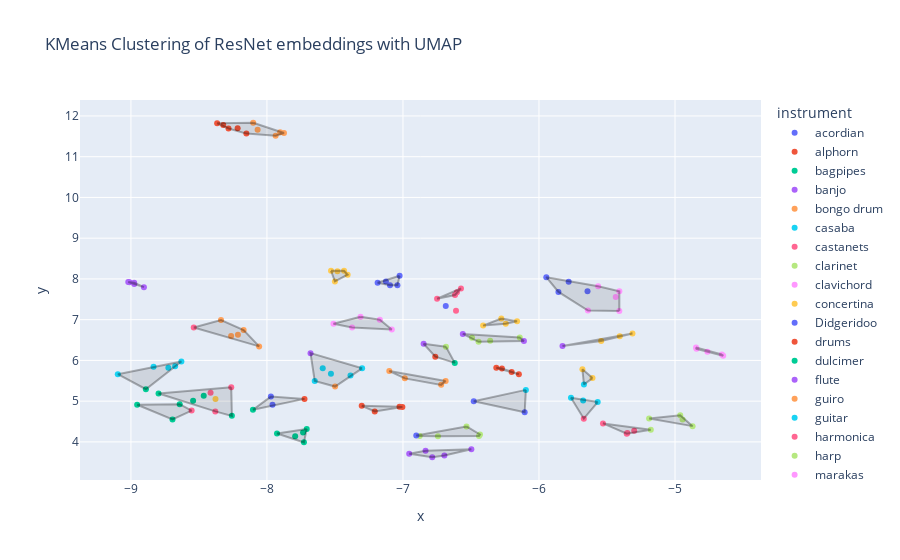

Notebook cell for this chart:
### Code cell
show_clusters(df_embeddings, 'KMeans Clustering of ResNet embeddings with UMAP', 'KMeans')

### Figure 1 — Plotly figure (JSON) as saved in the notebook; plotly's stock layout.template omitted (floating-point values rounded to 4 significant figures)
{"data": [{"hovertemplate": "instrument=acordian<br>x=%{x}<br>y=%{y}<extra></extra>", "legendgroup": "acordian", "marker": {"color": "#636efa", "symbol": "circle"}, "mode": "markers", "name": "acordian", "orientation": "v", "showlegend": true, "type": "scatter", "x": [-7.186, -7.041, -7.125, -7.025, -7.095], "xaxis": "x", "y": [7.908, 7.843, 7.938, 8.078, 7.843], "yaxis": "y"}, {"hovertemplate": "instrument=alphorn<br>x=%{x}<br>y=%{y}<extra></extra>", "legendgroup": "alphorn", "marker": {"color": "#EF553B", "symbol": "circle"}, "mode": "markers", "name": "alphorn", "orientation": "v", "showlegend": true, "type": "scatter", "x": [-7.026, -7.207, -7.724, -7.004, -7.303], "xaxis": "x", "y": [4.863, 4.748, 5.056, 4.859, 4.886], "yaxis": "y"}, {"hovertemplate": "instrument=bagpipes<br>x=%{x}<br>y=%{y}<extra></extra>", "legendgroup": "bagpipes", "marker": {"color": "#00cc96", "symbol": "circle"}, "mode": "markers", "name": "bagpipes", "orientation": "v", "showlegend": true, "type": "scatter", "x": [-7.728, -7.792, -7.708, -7.734, -7.926], "xaxis": "x", "y": [3.989, 4.136, 4.319, 4.23, 4.207], "yaxis": "y"}, {"hovertemplate": "instrument=banjo<br>x=%{x}<br>y=%{y}<extra></extra>", "legendgroup": "banjo", "marker": {"color": "#ab63fa", "symbol": "circle"}, "mode": "markers", "name": "banjo", "orientation": "v", "showlegend": true, "type": "scatter", "x": [-8.976, -8.976, -9.02, -9.01, -8.904], "xaxis": "x", "y": [7.874, 7.905, 7.925, 7.919, 7.798], "yaxis": "y"}, {"hovertemplate": "instrument=bongo drum<br>x=%{x}<br>y=%{y}<extra></extra>", "legendgroup": "bongo drum", "marker": {"color": "#FFA15A", "symbol": "circle"}, "mode": "markers", "name": "bongo drum", "orientation": "v", "showlegend": true, "type": "scatter", "x": [-7.875, -8.101, -8.069, -7.936, -7.903], "xaxis": "x", "y": [11.58, 11.83, 11.66, 11.51, 11.6], "yaxis": "y"}, {"hovertemplate": "instrument=casaba<br>x=%{x}<br>y=%{y}<extra></extra>", "legendgroup": "casaba", "marker": {"color": "#19d3f3", "symbol": "circle"}, "mode": "markers", "name": "casaba", "orientation": "v", "showlegend": true, "type": "scatter", "x": [-7.59, -7.3, -7.529, -7.386, -7.649], "xaxis": "x", "y": [5.806, 5.806, 5.675, 5.628, 5.497], "yaxis": "y"}, {"hovertemplate": "instrument=castanets<br>x=%{x}<br>y=%{y}<extra></extra>", "legendgroup": "castanets", "marker": {"color": "#FF6692", "symbol": "circle"}, "mode": "markers", "name": "castanets", "orientation": "v", "showlegend": true, "type": "scatter", "x": [-8.538, -8.554, -8.262, -8.414, -8.38], "xaxis": "x", "y": [6.809, 4.769, 5.34, 5.204, 4.748], "yaxis": "y"}, {"hovertemplate": "instrument=clarinet<br>x=%{x}<br>y=%{y}<extra></extra>", "legendgroup": "clarinet", "marker": {"color": "#B6E880", "symbol": "circle"}, "mode": "markers", "name": "clarinet", "orientation": "v", "showlegend": true, "type": "scatter", "x": [-6.743, -6.441, -6.877, -6.434, -6.533], "xaxis": "x", "y": [4.136, 4.143, 4.143, 4.181, 4.38], "yaxis": "y"}, {"hovertemplate": "instrument=clavichord<br>x=%{x}<br>y=%{y}<extra></extra>", "legendgroup": "clavichord", "marker": {"color": "#FF97FF", "symbol": "circle"}, "mode": "markers", "name": "clavichord", "orientation": "v", "showlegend": true, "type": "scatter", "x": [-5.565, -5.409, -5.64, -5.435, -5.409], "xaxis": "x", "y": [7.818, 7.698, 7.223, 7.554, 7.215], "yaxis": "y"}, {"hovertemplate": "instrument=concertina<br>x=%{x}<br>y=%{y}<extra></extra>", "legendgroup": "concertina", "marker": {"color": "#FECB52", "symbol": "circle"}, "mode": "markers", "name": "concertina", "orientation": "v", "showlegend": true, "type": "scatter", "x": [-7.433, -7.5, -7.407, -7.529, -7.482], "xaxis": "x", "y": [8.199, 7.94, 8.105, 8.201, 8.187], "yaxis": "y"}, {"hovertemplate": "instrument=Didgeridoo<br>x=%{x}<br>y=%{y}<extra></extra>", "legendgroup": "Didgeridoo", "marker": {"color": "#636efa", "symbol": "circle"}, "mode": "markers", "name": "Didgeridoo", "orientation": "v", "showlegend": true, "type": "scatter", "x": [-6.48, -6.902, -6.105, -7.959, -7.971], "xaxis": "x", "y": [4.997, 4.157, 4.728, 4.912, 5.111], "yaxis": "y"}, {"hovertemplate": "instrument=drums<br>x=%{x}<br>y=%{y}<extra></extra>", "legendgroup": "drums", "marker": {"color": "#EF553B", "symbol": "circle"}, "mode": "markers", "name": "drums", "orientation": "v", "showlegend": true, "type": "scatter", "x": [-8.321, -8.215, -8.282, -8.151, -8.366], "xaxis": "x", "y": [11.78, 11.7, 11.69, 11.57, 11.82], "yaxis": "y"}, {"hovertemplate": "instrument=dulcimer<br>x=%{x}<br>y=%{y}<extra></extra>", "legendgroup": "dulcimer", "marker": {"color": "#00cc96", "symbol": "circle"}, "mode": "markers", "name": "dulcimer", "orientation": "v", "showlegend": true, "type": "scatter", "x": [-8.89, -8.465, -8.797, -6.619, -8.954], "xaxis": "x", "y": [5.292, 5.133, 5.189, 5.939, 4.911], "yaxis": "y"}, {"hovertemplate": "instrument=flute<br>x=%{x}<br>y=%{y}<extra></extra>", "legendgroup": "flute", "marker": {"color": "#ab63fa", "symbol": "circle"}, "mode": "markers", "name": "flute", "orientation": "v", "showlegend": true, "type": "scatter", "x": [-6.695, -6.834, -6.785, -6.497, -6.954], "xaxis": "x", "y": [3.667, 3.782, 3.623, 3.822, 3.707], "yaxis": "y"}, {"hovertemplate": "instrument=guiro<br>x=%{x}<br>y=%{y}<extra></extra>", "legendgroup": "guiro", "marker": {"color": "#FFA15A", "symbol": "circle"}, "mode": "markers", "name": "guiro", "orientation": "v", "showlegend": true, "type": "scatter", "x": [-7.499, -6.686, -7.1, -6.719, -6.986], "xaxis": "x", "y": [5.359, 5.496, 5.738, 5.4, 5.559], "yaxis": "y"}, {"hovertemplate": "instrument=guitar<br>x=%{x}<br>y=%{y}<extra></extra>", "legendgroup": "guitar", "marker": {"color": "#19d3f3", "symbol": "circle"}, "mode": "markers", "name": "guitar", "orientation": "v", "showlegend": true, "type": "scatter", "x": [-8.834, -8.675, -8.629, -8.725, -9.097], "xaxis": "x", "y": [5.844, 5.856, 5.973, 5.821, 5.662], "yaxis": "y"}, {"hovertemplate": "instrument=harmonica<br>x=%{x}<br>y=%{y}<extra></extra>", "legendgroup": "harmonica", "marker": {"color": "#FF6692", "symbol": "circle"}, "mode": "markers", "name": "harmonica", "orientation": "v", "showlegend": true, "type": "scatter", "x": [-6.617, -6.749, -6.61, -6.603, -6.574], "xaxis": "x", "y": [7.604, 7.515, 7.218, 7.673, 7.768], "yaxis": "y"}, {"hovertemplate": "instrument=harp<br>x=%{x}<br>y=%{y}<extra></extra>", "legendgroup": "harp", "marker": {"color": "#B6E880", "symbol": "circle"}, "mode": "markers", "name": "harp", "orientation": "v", "showlegend": true, "type": "scatter", "x": [-6.359, -6.492, -6.141, -6.684, -6.444], "xaxis": "x", "y": [6.481, 6.556, 6.563, 6.337, 6.456], "yaxis": "y"}, {"hovertemplate": "instrument=marakas<br>x=%{x}<br>y=%{y}<extra></extra>", "legendgroup": "marakas", "marker": {"color": "#FF97FF", "symbol": "circle"}, "mode": "markers", "name": "marakas", "orientation": "v", "showlegend": true, "type": "scatter", "x": [-4.762, -4.845, -4.842, -4.646, -4.655], "xaxis": "x", "y": [6.215, 6.315, 6.285, 6.113, 6.146], "yaxis": "y"}, {"hovertemplate": "instrument=ocarina<br>x=%{x}<br>y=%{y}<extra></extra>", "legendgroup": "ocarina", "marker": {"color": "#FECB52", "symbol": "circle"}, "mode": "markers", "name": "ocarina", "orientation": "v", "showlegend": true, "type": "scatter", "x": [-6.244, -8.378, -6.411, -6.277, -6.161], "xaxis": "x", "y": [6.898, 5.053, 6.855, 7.028, 6.96], "yaxis": "y"}, {"hovertemplate": "instrument=piano<br>x=%{x}<br>y=%{y}<extra></extra>", "legendgroup": "piano", "marker": {"color": "#636efa", "symbol": "circle"}, "mode": "markers", "name": "piano", "orientation": "v", "showlegend": true, "type": "scatter", "x": [-5.857, -5.946, -5.782, -6.685, -5.643], "xaxis": "x", "y": [7.681, 8.043, 7.93, 7.337, 7.7], "yaxis": "y"}, {"hovertemplate": "instrument=saxaphone<br>x=%{x}<br>y=%{y}<extra></extra>", "legendgroup": "saxaphone", "marker": {"color": "#EF553B", "symbol": "circle"}, "mode": "markers", "name": "saxaphone", "orientation": "v", "showlegend": true, "type": "scatter", "x": [-6.201, -6.148, -6.272, -6.762, -6.314], "xaxis": "x", "y": [5.718, 5.66, 5.801, 6.093, 5.821], "yaxis": "y"}, {"hovertemplate": "instrument=sitar<br>x=%{x}<br>y=%{y}<extra></extra>", "legendgroup": "sitar", "marker": {"color": "#00cc96", "symbol": "circle"}, "mode": "markers", "name": "sitar", "orientation": "v", "showlegend": true, "type": "scatter", "x": [-8.641, -8.543, -8.258, -8.103, -8.694], "xaxis": "x", "y": [4.924, 5.011, 4.639, 4.788, 4.55], "yaxis": "y"}, {"hovertemplate": "instrument=steel drum<br>x=%{x}<br>y=%{y}<extra></extra>", "legendgroup": "steel drum", "marker": {"color": "#ab63fa", "symbol": "circle"}, "mode": "markers", "name": "steel drum", "orientation": "v", "showlegend": true, "type": "scatter", "x": [-5.827, -6.111, -6.848, -6.56, -7.68], "xaxis": "x", "y": [6.356, 6.477, 6.409, 6.649, 6.178], "yaxis": "y"}, {"hovertemplate": "instrument=Tambourine<br>x=%{x}<br>y=%{y}<extra></extra>", "legendgroup": "Tambourine", "marker": {"color": "#FFA15A", "symbol": "circle"}, "mode": "markers", "name": "Tambourine", "orientation": "v", "showlegend": true, "type": "scatter", "x": [-8.213, -8.263, -8.171, -8.338, -8.057], "xaxis": "x", "y": [6.628, 6.601, 6.747, 6.99, 6.344], "yaxis": "y"}, {"hovertemplate": "instrument=trombone<br>x=%{x}<br>y=%{y}<extra></extra>", "legendgroup": "trombone", "marker": {"color": "#19d3f3", "symbol": "circle"}, "mode": "markers", "name": "trombone", "orientation": "v", "showlegend": true, "type": "scatter", "x": [-5.669, -6.096, -5.568, -5.675, -5.765], "xaxis": "x", "y": [5.41, 5.276, 4.977, 5.017, 5.083], "yaxis": "y"}, {"hovertemplate": "instrument=trumpet<br>x=%{x}<br>y=%{y}<extra></extra>", "legendgroup": "trumpet", "marker": {"color": "#FF6692", "symbol": "circle"}, "mode": "markers", "name": "trumpet", "orientation": "v", "showlegend": true, "type": "scatter", "x": [-5.355, -5.35, -5.529, -5.3, -5.671], "xaxis": "x", "y": [4.2, 4.218, 4.453, 4.276, 4.57], "yaxis": "y"}, {"hovertemplate": "instrument=tuba<br>x=%{x}<br>y=%{y}<extra></extra>", "legendgroup": "tuba", "marker": {"color": "#B6E880", "symbol": "circle"}, "mode": "markers", "name": "tuba", "orientation": "v", "showlegend": true, "type": "scatter", "x": [-5.19, -4.944, -5.178, -4.871, -4.962], "xaxis": "x", "y": [4.574, 4.547, 4.301, 4.387, 4.656], "yaxis": "y"}, {"hovertemplate": "instrument=violin<br>x=%{x}<br>y=%{y}<extra></extra>", "legendgroup": "violin", "marker": {"color": "#FF97FF", "symbol": "circle"}, "mode": "markers", "name": "violin", "orientation": "v", "showlegend": true, "type": "scatter", "x": [-7.082, -7.312, -7.374, -7.17, -7.511], "xaxis": "x", "y": [6.759, 7.074, 6.809, 7.0, 6.902], "yaxis": "y"}, {"hovertemplate": "instrument=Xylophone<br>x=%{x}<br>y=%{y}<extra></extra>", "legendgroup": "Xylophone", "marker": {"color": "#FECB52", "symbol": "circle"}, "mode": "markers", "name": "Xylophone", "orientation": "v", "showlegend": true, "type": "scatter", "x": [-5.681, -5.313, -5.606, -5.406, -5.543], "xaxis": "x", "y": [5.782, 6.659, 5.566, 6.594, 6.474], "yaxis": "y"}, {"fill": "toself", "fillcolor": "rgba(0,0,0,0.1)", "hoverinfo": "skip", "line": {"color": "rgba(0,0,0,0.3)", "width": 2}, "mode": "lines", "showlegend": false, "type": "scatter", "x": [-7.025, -7.186, -7.095, -7.041, -7.025], "y": [8.078, 7.908, 7.843, 7.843, 8.078]}, {"fill": "toself", "fillcolor": "rgba(0,0,0,0.1)", "hoverinfo": "skip", "line": {"color": "rgba(0,0,0,0.3)", "width": 2}, "mode": "lines", "showlegend": false, "type": "scatter", "x": [-7.303, -7.207, -7.004, -7.026, -7.303], "y": [4.886, 4.748, 4.859, 4.863, 4.886]}, {"fill": "toself", "fillcolor": "rgba(0,0,0,0.1)", "hoverinfo": "skip", "line": {"color": "rgba(0,0,0,0.3)", "width": 2}, "mode": "lines", "showlegend": false, "type": "scatter", "x": [-8.103, -7.724, -7.971, -8.103], "y": [4.788, 5.056, 5.111, 4.788]}, {"fill": "toself", "fillcolor": "rgba(0,0,0,0.1)", "hoverinfo": "skip", "line": {"color": "rgba(0,0,0,0.3)", "width": 2}, "mode": "lines", "showlegend": false, "type": "scatter", "x": [-7.708, -7.926, -7.728, -7.708], "y": [4.319, 4.207, 3.989, 4.319]}, {"fill": "toself", "fillcolor": "rgba(0,0,0,0.1)", "hoverinfo": "skip", "line": {"color": "rgba(0,0,0,0.3)", "width": 2}, "mode": "lines", "showlegend": false, "type": "scatter", "x": [-9.02, -8.976, -8.904, -8.976, -9.02], "y": [7.925, 7.874, 7.798, 7.905, 7.925]}, {"fill": "toself", "fillcolor": "rgba(0,0,0,0.1)", "hoverinfo": "skip", "line": {"color": "rgba(0,0,0,0.3)", "width": 2}, "mode": "lines", "showlegend": false, "type": "scatter", "x": [-8.101, -8.366, -8.282, -8.151, -7.936, -7.875, -8.101], "y": [11.83, 11.82, 11.69, 11.57, 11.51, 11.58, 11.83]}, {"fill": "toself", "fillcolor": "rgba(0,0,0,0.1)", "hoverinfo": "skip", "line": {"color": "rgba(0,0,0,0.3)", "width": 2}, "mode": "lines", "showlegend": false, "type": "scatter", "x": [-7.3, -7.68, -7.649, -7.499, -7.3], "y": [5.806, 6.178, 5.497, 5.359, 5.806]}, {"fill": "toself", "fillcolor": "rgba(0,0,0,0.1)", "hoverinfo": "skip", "line": {"color": "rgba(0,0,0,0.3)", "width": 2}, "mode": "lines", "showlegend": false, "type": "scatter", "x": [-8.538, -8.057, -8.171, -8.338, -8.538], "y": [6.809, 6.344, 6.747, 6.99, 6.809]}, {"fill": "toself", "fillcolor": "rgba(0,0,0,0.1)", "hoverinfo": "skip", "line": {"color": "rgba(0,0,0,0.3)", "width": 2}, "mode": "lines", "showlegend": false, "type": "scatter", "x": [-8.954, -8.694, -8.554, -8.641, -8.954], "y": [4.911, 4.55, 4.769, 4.924, 4.911]}, {"fill": "toself", "fillcolor": "rgba(0,0,0,0.1)", "hoverinfo": "skip", "line": {"color": "rgba(0,0,0,0.3)", "width": 2}, "mode": "lines", "showlegend": false, "type": "scatter", "x": [-8.262, -8.797, -8.38, -8.258, -8.262], "y": [5.34, 5.189, 4.748, 4.639, 5.34]}, {"fill": "toself", "fillcolor": "rgba(0,0,0,0.1)", "hoverinfo": "skip", "line": {"color": "rgba(0,0,0,0.3)", "width": 2}, "mode": "lines", "showlegend": false, "type": "scatter", "x": [-6.533, -6.902, -6.877, -6.743, -6.441, -6.434, -6.533], "y": [4.38, 4.157, 4.143, 4.136, 4.143, 4.181, 4.38]}, {"fill": "toself", "fillcolor": "rgba(0,0,0,0.1)", "hoverinfo": "skip", "line": {"color": "rgba(0,0,0,0.3)", "width": 2}, "mode": "lines", "showlegend": false, "type": "scatter", "x": [-5.409, -5.409, -5.565, -5.946, -5.857, -5.64, -5.409], "y": [7.215, 7.698, 7.818, 8.043, 7.681, 7.223, 7.215]}, {"fill": "toself", "fillcolor": "rgba(0,0,0,0.1)", "hoverinfo": "skip", "line": {"color": "rgba(0,0,0,0.3)", "width": 2}, "mode": "lines", "showlegend": false, "type": "scatter", "x": [-7.529, -7.5, -7.407, -7.433, -7.529], "y": [8.201, 7.94, 8.105, 8.199, 8.201]}, {"fill": "toself", "fillcolor": "rgba(0,0,0,0.1)", "hoverinfo": "skip", "line": {"color": "rgba(0,0,0,0.3)", "width": 2}, "mode": "lines", "showlegend": false, "type": "scatter", "x": [-6.096, -6.48, -6.105, -6.096], "y": [5.276, 4.997, 4.728, 5.276]}, {"fill": "toself", "fillcolor": "rgba(0,0,0,0.1)", "hoverinfo": "skip", "line": {"color": "rgba(0,0,0,0.3)", "width": 2}, "mode": "lines", "showlegend": false, "type": "scatter", "x": [-9.097, -8.89, -8.629, -8.834, -9.097], "y": [5.662, 5.292, 5.973, 5.844, 5.662]}, {"fill": "toself", "fillcolor": "rgba(0,0,0,0.1)", "hoverinfo": "skip", "line": {"color": "rgba(0,0,0,0.3)", "width": 2}, "mode": "lines", "showlegend": false, "type": "scatter", "x": [-6.684, -6.848, -6.762, -6.619, -6.684], "y": [6.337, 6.409, 6.093, 5.939, 6.337]}, {"fill": "toself", "fillcolor": "rgba(0,0,0,0.1)", "hoverinfo": "skip", "line": {"color": "rgba(0,0,0,0.3)", "width": 2}, "mode": "lines", "showlegend": false, "type": "scatter", "x": [-6.954, -6.785, -6.695, -6.497, -6.834, -6.954], "y": [3.707, 3.623, 3.667, 3.822, 3.782, 3.707]}, {"fill": "toself", "fillcolor": "rgba(0,0,0,0.1)", "hoverinfo": "skip", "line": {"color": "rgba(0,0,0,0.3)", "width": 2}, "mode": "lines", "showlegend": false, "type": "scatter", "x": [-6.686, -7.1, -6.986, -6.719, -6.686], "y": [5.496, 5.738, 5.559, 5.4, 5.496]}, {"fill": "toself", "fillcolor": "rgba(0,0,0,0.1)", "hoverinfo": "skip", "line": {"color": "rgba(0,0,0,0.3)", "width": 2}, "mode": "lines", "showlegend": false, "type": "scatter", "x": [-6.574, -6.749, -6.617, -6.574], "y": [7.768, 7.515, 7.604, 7.768]}, {"fill": "toself", "fillcolor": "rgba(0,0,0,0.1)", "hoverinfo": "skip", "line": {"color": "rgba(0,0,0,0.3)", "width": 2}, "mode": "lines", "showlegend": false, "type": "scatter", "x": [-6.56, -6.444, -6.111, -6.141, -6.56], "y": [6.649, 6.456, 6.477, 6.563, 6.649]}, {"fill": "toself", "fillcolor": "rgba(0,0,0,0.1)", "hoverinfo": "skip", "line": {"color": "rgba(0,0,0,0.3)", "width": 2}, "mode": "lines", "showlegend": false, "type": "scatter", "x": [-4.655, -4.845, -4.842, -4.646, -4.655], "y": [6.146, 6.315, 6.285, 6.113, 6.146]}, {"fill": "toself", "fillcolor": "rgba(0,0,0,0.1)", "hoverinfo": "skip", "line": {"color": "rgba(0,0,0,0.3)", "width": 2}, "mode": "lines", "showlegend": false, "type": "scatter", "x": [-6.277, -6.411, -6.244, -6.161, -6.277], "y": [7.028, 6.855, 6.898, 6.96, 7.028]}, {"fill": "toself", "fillcolor": "rgba(0,0,0,0.1)", "hoverinfo": "skip", "line": {"color": "rgba(0,0,0,0.3)", "width": 2}, "mode": "lines", "showlegend": false, "type": "scatter", "x": [-6.314, -6.148, -6.272, -6.314], "y": [5.821, 5.66, 5.801, 5.821]}, {"fill": "toself", "fillcolor": "rgba(0,0,0,0.1)", "hoverinfo": "skip", "line": {"color": "rgba(0,0,0,0.3)", "width": 2}, "mode": "lines", "showlegend": false, "type": "scatter", "x": [-5.313, -5.827, -5.543, -5.313], "y": [6.659, 6.356, 6.474, 6.659]}, {"fill": "toself", "fillcolor": "rgba(0,0,0,0.1)", "hoverinfo": "skip", "line": {"color": "rgba(0,0,0,0.3)", "width": 2}, "mode": "lines", "showlegend": false, "type": "scatter", "x": [-5.606, -5.681, -5.669, -5.606], "y": [5.566, 5.782, 5.41, 5.566]}, {"fill": "toself", "fillcolor": "rgba(0,0,0,0.1)", "hoverinfo": "skip", "line": {"color": "rgba(0,0,0,0.3)", "width": 2}, "mode": "lines", "showlegend": false, "type": "scatter", "x": [-5.568, -5.765, -5.671, -5.568], "y": [4.977, 5.083, 4.57, 4.977]}, {"fill": "toself", "fillcolor": "rgba(0,0,0,0.1)", "hoverinfo": "skip", "line": {"color": "rgba(0,0,0,0.3)", "width": 2}, "mode": "lines", "showlegend": false, "type": "scatter", "x": [-5.178, -5.529, -5.355, -5.178], "y": [4.301, 4.453, 4.2, 4.301]}, {"fill": "toself", "fillcolor": "rgba(0,0,0,0.1)", "hoverinfo": "skip", "line": {"color": "rgba(0,0,0,0.3)", "width": 2}, "mode": "lines", "showlegend": false, "type": "scatter", "x": [-5.19, -4.871, -4.962, -5.19], "y": [4.574, 4.387, 4.656, 4.574]}, {"fill": "toself", "fillcolor": "rgba(0,0,0,0.1)", "hoverinfo": "skip", "line": {"color": "rgba(0,0,0,0.3)", "width": 2}, "mode": "lines", "showlegend": false, "type": "scatter", "x": [-7.312, -7.511, -7.374, -7.082, -7.17, -7.312], "y": [7.074, 6.902, 6.809, 6.759, 7.0, 7.074]}], "layout": {"legend": {"title": {"text": "instrument"}, "tracegroupgap": 0}, "title": {"text": "KMeans Clustering of ResNet embeddings with UMAP"}, "xaxis": {"anchor": "y", "domain": [0, 1], "title": {"text": "x"}}, "yaxis": {"anchor": "x", "domain": [0, 1], "title": {"text": "y"}}}}
